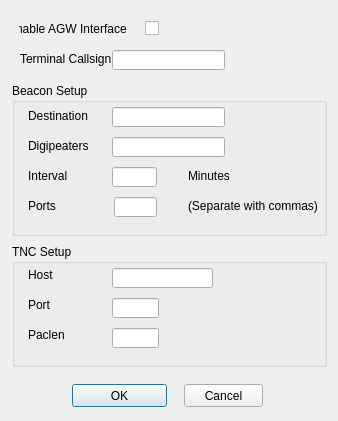
<?xml version="1.0" encoding="UTF-8"?>
<ui version="4.0">
 <class>AGWParams</class>
 <widget class="QDialog" name="AGWParams">
  <property name="geometry">
   <rect>
    <x>0</x>
    <y>0</y>
    <width>338</width>
    <height>421</height>
   </rect>
  </property>
  <property name="windowTitle">
   <string>Dialog</string>
  </property>
  <widget class="QLineEdit" name="TermCall">
   <property name="geometry">
    <rect>
     <x>112</x>
     <y>50</y>
     <width>113</width>
     <height>20</height>
    </rect>
   </property>
  </widget>
  <widget class="QGroupBox" name="groupBox">
   <property name="geometry">
    <rect>
     <x>12</x>
     <y>83</y>
     <width>315</width>
     <height>153</height>
    </rect>
   </property>
   <property name="title">
    <string>Beacon Setup</string>
   </property>
   <widget class="QLineEdit" name="beaconDest">
    <property name="geometry">
     <rect>
      <x>100</x>
      <y>24</y>
      <width>113</width>
      <height>20</height>
     </rect>
    </property>
   </widget>
   <widget class="QLineEdit" name="beaconPath">
    <property name="geometry">
     <rect>
      <x>100</x>
      <y>54</y>
      <width>113</width>
      <height>20</height>
     </rect>
    </property>
   </widget>
   <widget class="QLineEdit" name="beaconInterval">
    <property name="geometry">
     <rect>
      <x>100</x>
      <y>84</y>
      <width>45</width>
      <height>20</height>
     </rect>
    </property>
   </widget>
   <widget class="QLineEdit" name="beaconPorts">
    <property name="geometry">
     <rect>
      <x>102</x>
      <y>114</y>
      <width>43</width>
      <height>20</height>
     </rect>
    </property>
   </widget>
   <widget class="QLabel" name="label_2">
    <property name="geometry">
     <rect>
      <x>16</x>
      <y>22</y>
      <width>75</width>
      <height>21</height>
     </rect>
    </property>
    <property name="text">
     <string>Destination</string>
    </property>
   </widget>
   <widget class="QLabel" name="label_3">
    <property name="geometry">
     <rect>
      <x>16</x>
      <y>52</y>
      <width>75</width>
      <height>21</height>
     </rect>
    </property>
    <property name="text">
     <string>Digipeaters</string>
    </property>
   </widget>
   <widget class="QLabel" name="label_4">
    <property name="geometry">
     <rect>
      <x>16</x>
      <y>82</y>
      <width>75</width>
      <height>21</height>
     </rect>
    </property>
    <property name="text">
     <string>Interval</string>
    </property>
   </widget>
   <widget class="QLabel" name="label_5">
    <property name="geometry">
     <rect>
      <x>16</x>
      <y>112</y>
      <width>75</width>
      <height>21</height>
     </rect>
    </property>
    <property name="text">
     <string>Ports</string>
    </property>
   </widget>
   <widget class="QLabel" name="label_6">
    <property name="geometry">
     <rect>
      <x>176</x>
      <y>82</y>
      <width>75</width>
      <height>21</height>
     </rect>
    </property>
    <property name="text">
     <string>Minutes</string>
    </property>
   </widget>
   <widget class="QLabel" name="label_7">
    <property name="geometry">
     <rect>
      <x>176</x>
      <y>112</y>
      <width>137</width>
      <height>21</height>
     </rect>
    </property>
    <property name="text">
     <string>(Separate with commas)</string>
    </property>
   </widget>
  </widget>
  <widget class="QGroupBox" name="groupBox_2">
   <property name="geometry">
    <rect>
     <x>12</x>
     <y>244</y>
     <width>315</width>
     <height>123</height>
    </rect>
   </property>
   <property name="title">
    <string>TNC Setup</string>
   </property>
   <widget class="QLineEdit" name="Host">
    <property name="geometry">
     <rect>
      <x>100</x>
      <y>24</y>
      <width>101</width>
      <height>20</height>
     </rect>
    </property>
   </widget>
   <widget class="QLineEdit" name="Port">
    <property name="geometry">
     <rect>
      <x>100</x>
      <y>54</y>
      <width>47</width>
      <height>20</height>
     </rect>
    </property>
   </widget>
   <widget class="QLineEdit" name="Paclen">
    <property name="geometry">
     <rect>
      <x>100</x>
      <y>84</y>
      <width>47</width>
      <height>20</height>
     </rect>
    </property>
   </widget>
   <widget class="QLabel" name="label_8">
    <property name="geometry">
     <rect>
      <x>16</x>
      <y>24</y>
      <width>47</width>
      <height>13</height>
     </rect>
    </property>
    <property name="text">
     <string>Host</string>
    </property>
   </widget>
   <widget class="QLabel" name="label_9">
    <property name="geometry">
     <rect>
      <x>16</x>
      <y>54</y>
      <width>47</width>
      <height>13</height>
     </rect>
    </property>
    <property name="text">
     <string>Port</string>
    </property>
   </widget>
   <widget class="QLabel" name="label_10">
    <property name="geometry">
     <rect>
      <x>16</x>
      <y>84</y>
      <width>47</width>
      <height>13</height>
     </rect>
    </property>
    <property name="text">
     <string>Paclen</string>
    </property>
   </widget>
  </widget>
  <widget class="QLabel" name="label">
   <property name="geometry">
    <rect>
     <x>20</x>
     <y>48</y>
     <width>91</width>
     <height>21</height>
    </rect>
   </property>
   <property name="text">
    <string>Terminal Callsign</string>
   </property>
  </widget>
  <widget class="QPushButton" name="okButton">
   <property name="geometry">
    <rect>
     <x>72</x>
     <y>384</y>
     <width>95</width>
     <height>23</height>
    </rect>
   </property>
   <property name="text">
    <string>OK</string>
   </property>
  </widget>
  <widget class="QPushButton" name="cancelButton">
   <property name="geometry">
    <rect>
     <x>184</x>
     <y>384</y>
     <width>79</width>
     <height>23</height>
    </rect>
   </property>
   <property name="text">
    <string>Cancel</string>
   </property>
  </widget>
  <widget class="QCheckBox" name="AGWEnable">
   <property name="geometry">
    <rect>
     <x>18</x>
     <y>16</y>
     <width>141</width>
     <height>25</height>
    </rect>
   </property>
   <property name="layoutDirection">
    <enum>Qt::RightToLeft</enum>
   </property>
   <property name="text">
    <string>Enable AGW Interface    </string>
   </property>
  </widget>
 </widget>
 <resources/>
 <connections>
  <connection>
   <sender>cancelButton</sender>
   <signal>clicked()</signal>
   <receiver>AGWParams</receiver>
   <slot>reject()</slot>
   <hints>
    <hint type="sourcelabel">
     <x>369</x>
     <y>253</y>
    </hint>
    <hint type="destinationlabel">
     <x>179</x>
     <y>282</y>
    </hint>
   </hints>
  </connection>
  <connection>
   <sender>okButton</sender>
   <signal>clicked()</signal>
   <receiver>AGWParams</receiver>
   <slot>accept()</slot>
   <hints>
    <hint type="sourcelabel">
     <x>278</x>
     <y>253</y>
    </hint>
    <hint type="destinationlabel">
     <x>96</x>
     <y>254</y>
    </hint>
   </hints>
  </connection>
 </connections>
</ui>
